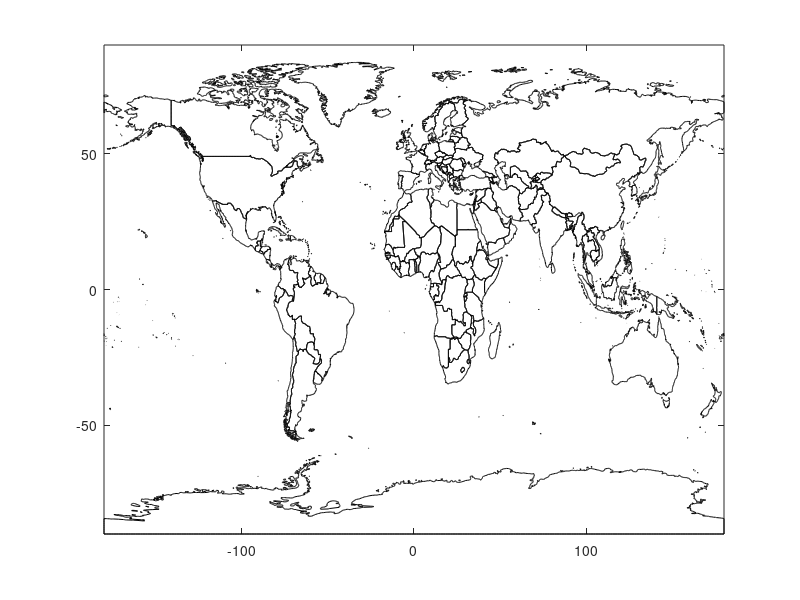

Recreate this plot in MATLAB.
% Example pro file for the CountryBoundary data file
% With Problem of South Tibetan region fixed
% Tong Dang, 2020/05/01

load CountryBoundary_dangt.mat
figure
plot(lon_boundary,lat_boundary,'k');
axis([-180 180 -90 90])